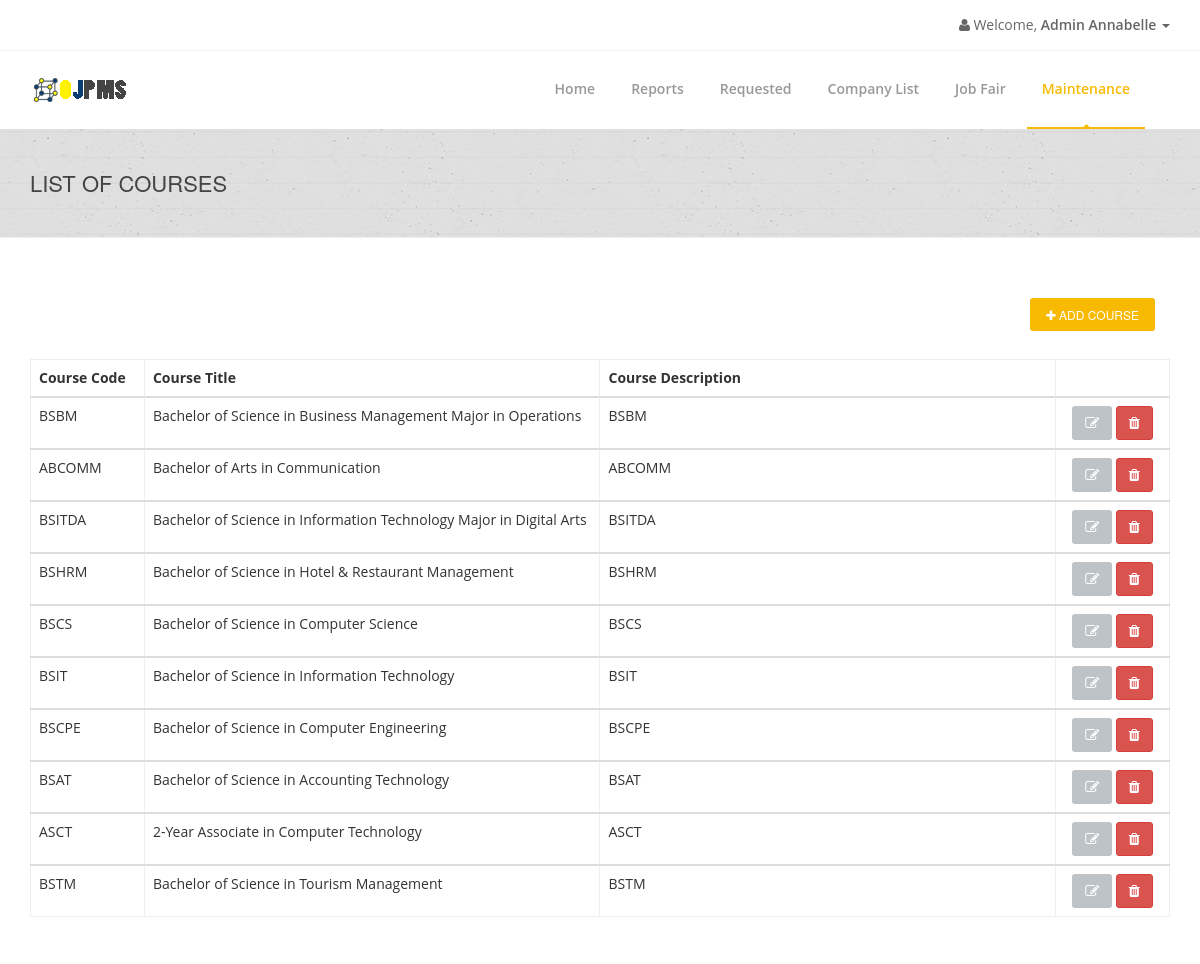
Page /admin/admin-maintenance.php (signed in) on the earlier database version.
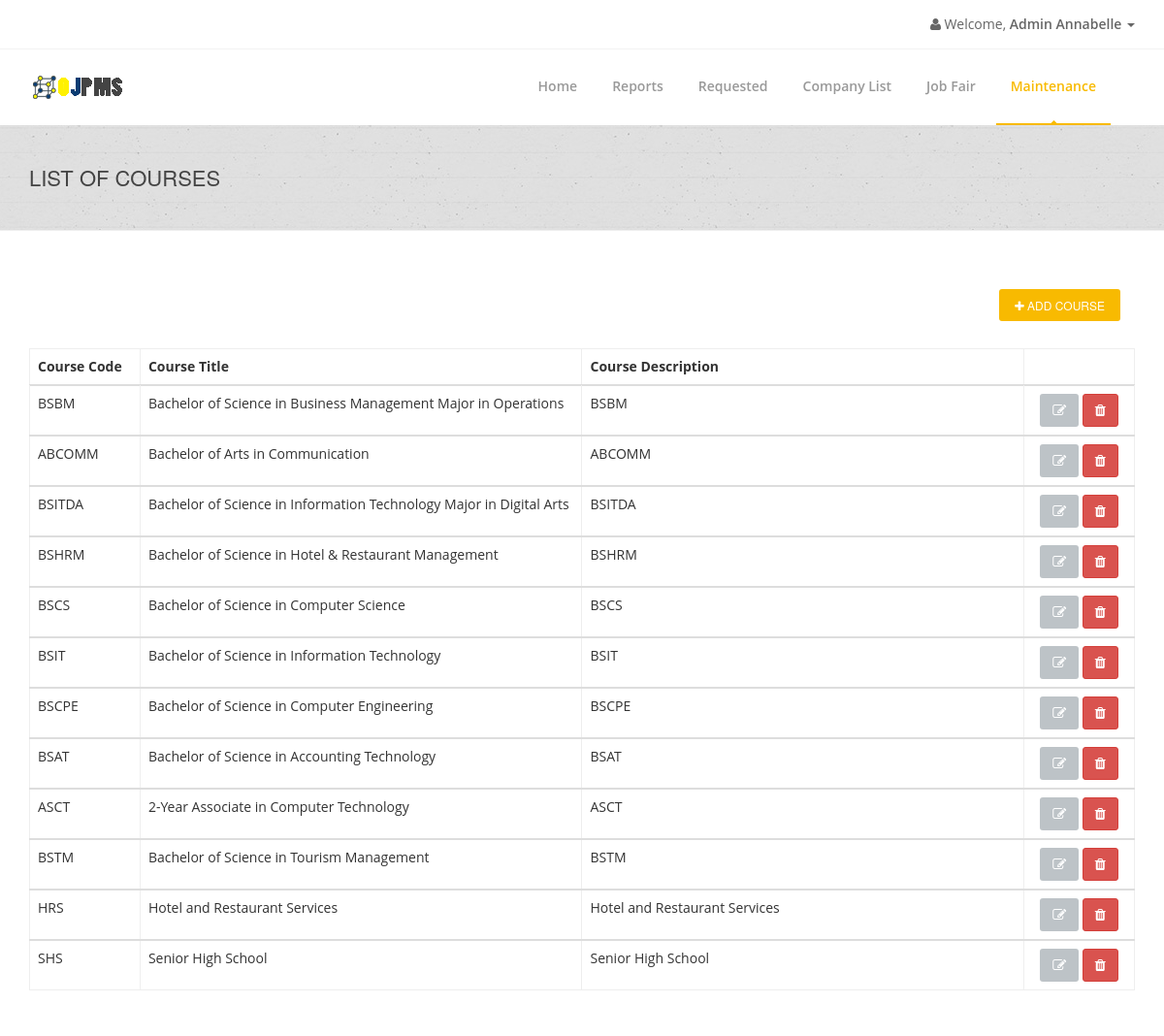
Same page on the later database version.
### tables this page shows
CREATE TABLE `coursetbl` (
  `CourseID` int(11) NOT NULL AUTO_INCREMENT,
  `CourseTitle` varchar(255) NOT NULL,
  `CourseCode` varchar(255) NOT NULL,
  `CourseDescription` varchar(255) NOT NULL,
  PRIMARY KEY (`CourseID`)
);

### connection.php (called while the page is built, shortened)
<?php
class GSecureSQLConfig
{
    static function get_mysqli_config($type = NULL)
    {
        if (strtoupper($type) == 'LOCALHOST') {
            return array(
                'host' => 'localhost:3306',
                'user' => 'root',
                'pass' => '',
                'db' => 'e2edb'
            );
        } else {
            return array(
                'host' => 'mysql.hostinger.ph',
                'user' => 'u305071956_e2edb',
                'pass' => 'ocCWVkS7qe',
                'db' => 'u305071956_e2edb'
            );
        }
    }
}
class GSecureSQL
{
    private static $config;
    private static function _get_mysqli_config()
    {
        self::$config = GSecureSQLConfig::get_mysqli_config();
    }
    static function query($sql, $has_return = FALSE, $types = NULL)
    {
        $cn = new mysqli(
            self::$config['host'],
            self::$config['user'],
            self::$config['pass'],
            self::$config['db']
        );
        $ret = NULL;
        $st = $cn->prepare($sql);
        if (is_null($types)) {
            if (!$has_return) {
                $st->execute();
                $st->close();
                $cn->close();
                $ret = 'Query has been executed';
            } else {
                $st->execute();
                $code_result = '$st->bind_result(';
                $bool = false;
                $p = array();
                for($i = 0; $i < $st->field_count; $i++){
                    if(!$bool){
                        $bool = true;
                        $code_result .= '$p[' . $i . ']';
                    }else{
                        $code_result .= ',$p[' . $i . ']';
                    }
                }
                $code_result .= ');';
                eval($code_result);
                $ret = array();
                $k = 0;
                while($st->fetch()){
                    for($i = 0; $i < count($p); $i++){
                        $ret[$k][$i] = $p[$i];
                    }
                    $k++;
                }
            }
        } else {
            if (!$has_return) {
                $arg = func_get_args();
                $code = '$st->bind_param($types';
                for ($i = 3; $i < count($arg); $i++) {
                    $code .= ',$arg[' . $i . ']';
                }
                $code .= ');';
                eval($code);
                $st->execute();
                $st->close();
                $cn->close();
            } else {
                $st->execute();
                $p = array();
                $ret = array();
                $k = 0;
                while($st->fetch()){
                    for($i = 0; $i < count($p); $i++){
                        $ret[$k][$i] = $p[$i];
                    }
                    $k++;
                }
            }
        }
        return $ret;
    }
}

### admin/admin-maintenance.php (the view, shortened to what the changed rows need)
<?php
include('../connection.php');
?>
<!doctype html>
<html lang="en">
<head>
    <link href="../css/bootstrap.min.css" rel="stylesheet"/>
    <link href="../css/bootstrapValidator.min.css" rel="stylesheet"/>
    <link rel="stylesheet" href="../css/font-awesome.min.css" type="text/css" media="screen">
    <link rel="stylesheet" type="text/css" href="../fonts/ffonts/montserrat.css">
    <link rel="stylesheet" type="text/css" href="../fonts/ffonts/open-sans.css">
    <link rel="stylesheet" type="text/css" href="../css/slicknav.css" media="screen">
    <link rel="stylesheet" type="text/css" href="../css/style.css" media="screen">
    <link rel="stylesheet" type="text/css" href="../css/responsive.css" media="screen">
    <link rel="stylesheet" type="text/css" href="../css/animate.css" media="screen">
    <link rel="stylesheet" type="text/css" href="../css/colors/yellow.css" title="yellow" media="screen"/>
    <link rel="stylesheet" href="../css/notif.css"/>
</head>
<body>
    <div id="container">
        <div class="page-banner" style="padding:40px 0; center #f9f9f9;">
            <div class="container">
                <div class="row">
                    <div class="col-md-6">
                        <h2>List of Courses</h2>
                    </div>
                </div>
            </div>
        </div>
        <div id="content">
            <div class="container">
                <table class="table segment table-hover">
                    <thead>
                        <tr>
                            <th width='10%'>Course Code</th>
                            <th width='40%'>Course Title</th>
                            <th width='40%'>Course Description</th>
                            <th width='10%'></th>
                    </thead>
                    <?php
                    $ListCourseQuery =
                        GSecureSQL::query(
                            "SELECT * FROM coursetbl",
                            TRUE
                        );
                    foreach ($ListCourseQuery as $value) {
                        $CourseID = $value[0];
                        $CourseTitle = $value[1];
                        $CourseCode = $value[2];
                        $CourseDesc = $value[3];
                        ?>
                    <tbody>
                        <tr>
                            <td width="10%"><?php echo $CourseCode; ?></td>
                            <td width="40%"><?php echo $CourseTitle; ?></td>
                            <td width="40%"><?php echo $CourseDesc; ?></td>
                            <td width="10%" class="tabletitle text-center">
                                <a href="admin-editcourse.php?id=<?php echo $CourseID; ?>" class='btn btn-default'> <i
                                        class='fa fa-pencil-square-o fa-1x'></i> </a>
                                <button class='btn btn-danger' data-toggle='modal'
                                        data-target='#DeleteCourse<?php echo $CourseID; ?>'><i
                                        class='fa fa-trash fa-1x'></i>
                                </button>
                            </td>
                        </tr>
                    </tbody>
                    <?php
                        }
                    ?>
                </table>
            </div>
        </div>
    </div>
</body>
</html>

Differences in the rows shown:
added coursetbl: CourseCode "HRS", CourseTitle "Hotel and Restaurant Services", CourseDescription "Hotel and Restaurant Services"
added coursetbl: CourseCode "SHS", CourseTitle "Senior High School", CourseDescription "Senior High School"
